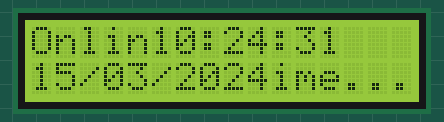
The sketch below on a simulated ESP32. Parts: 16×2 character LCD. WiFi joins after 1.5 s; servers stay silent unless stated; the local clock reads 2024-03-15 10:24:30 at power-on unless the sketch sets it; what the sketch prints to the serial monitor is not drawn.

Above: at 1.6 s.
At 5.6 s:
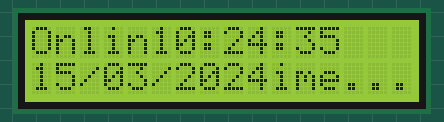
At 10.6 s:
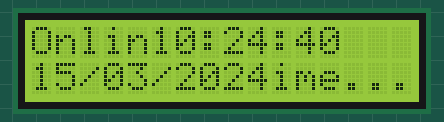
At 19.7 s:
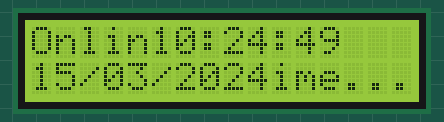
At 28.7 s:
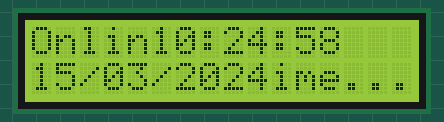
At 38.7 s:
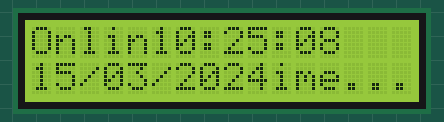

Measured:
- what the display in image 0 shows lasts 1.0 s, from 1.6 s to 2.6 s

The sketch:

esp32_internet_clock.ino
```cpp
#include <WiFi.h>
#include <LiquidCrystal.h>
#include <time.h> // Required for time functions

// LCD pin definitions (Parallel Mode, No I2C)
const int rs = 21, en = 19, d4 = 5, d5 = 17, d6 = 16, d7 = 4;
LiquidCrystal lcd(rs, en, d4, d5, d6, d7);

// Contrast control using PWM
const int contrastPin = 18;

// WiFi and NTP settings
#define WIFI_SSID      "K2HOUSE"
#define WIFI_PASSWORD  "House@12"
#define NTP_SERVER     "pool.ntp.org"
#define UTC_OFFSET     0
#define UTC_OFFSET_DST 0

void spinner() {
  static int8_t counter = 0;
  const char* glyphs = "\xa1\xa5\xdb";
  lcd.setCursor(15, 1);
  lcd.print(glyphs[counter++]);
  if (counter == strlen(glyphs)) {
    counter = 0;
  }
}

void printLocalTime() {
  struct tm timeinfo;
  if (!getLocalTime(&timeinfo)) {
    lcd.setCursor(0, 1);
    lcd.print("Connection Err ");
    return;
  }

  lcd.setCursor(5, 0);
  lcd.printf("%02d:%02d:%02d", timeinfo.tm_hour, timeinfo.tm_min, timeinfo.tm_sec);

  lcd.setCursor(0, 1);
  lcd.printf("%02d/%02d/%04d", timeinfo.tm_mday, timeinfo.tm_mon + 1, timeinfo.tm_year + 1900);
}

void setup() {
  Serial.begin(9600);
  lcd.begin(16, 2);
  pinMode(18, OUTPUT);
  analogWrite(18,150);

  lcd.setCursor(0, 0);
  lcd.print("Connecting WiFi..");

  WiFi.begin(WIFI_SSID, WIFI_PASSWORD);
  while (WiFi.status() != WL_CONNECTED) {
    delay(250);
    spinner();
  }

  Serial.println("\nWiFi connected");
  Serial.print("IP Address: ");
  Serial.println(WiFi.localIP());

  lcd.clear();
  lcd.setCursor(0, 0);
  lcd.print("Online");
  lcd.setCursor(0, 1);
  lcd.print("Updating time...");

  configTime(UTC_OFFSET, UTC_OFFSET_DST, NTP_SERVER);
}

void loop() {
  printLocalTime();
  delay(1000);
}
```
